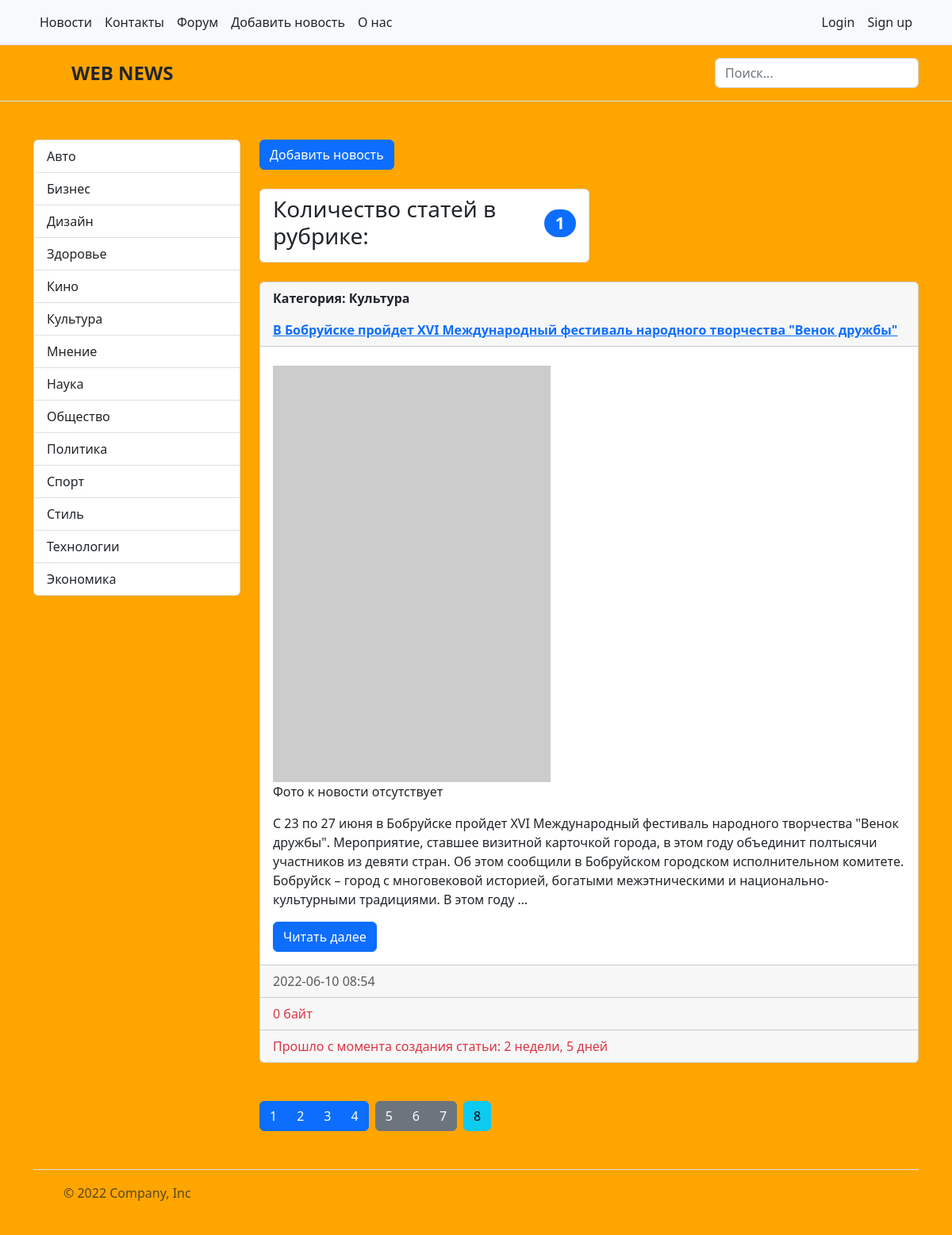
Page /category/1/ on the committed database.
### news/models.py (models this page shows, shortened)
class Category(models.Model):
    title = models.CharField(max_length=150, db_index=True, verbose_name='Наименование категории')
    def get_absolute_url(self):                                     #  монтирует кнопку в админке в "категории" (внутри) "смотреть на сайте"
        return reverse('category', kwargs={'category_id': self.pk})
    def __str__(self):
        return self.title
    class Meta:
        verbose_name = 'Категория'            #   при редактировании новости вверху отображается "изменить НОВОСТЬ"
        verbose_name_plural = 'Категории'
        ordering = ['title']

class News(models.Model):
    title = models.CharField(max_length=150, verbose_name='Наименование')
    content = models.TextField(blank=True, verbose_name='Контент')      #   атрибут "blank=True" -> поле необязательное для заполнения. Атрибут необязательный
    created_at = models.DateTimeField(auto_now_add=True, verbose_name='Дата публикации')   #   атрибут "auto_now_add=True" создает дату и впемя только раз. При обновлении записи, время не поменяется
    update_at = models.DateTimeField(auto_now=True, verbose_name='Обновлено')         #   дата и время обновляются при корректировке новости
    photo = models.ImageField(upload_to='photos/%Y/%m/%d/', verbose_name='Фото', blank=True) #   разбивает загружаемые изображения по папкам и датам (каждый день)
    sign_of_publication = models.BooleanField(default=True, verbose_name='Признак публикации')
    category = models.ForeignKey('Category', on_delete=models.PROTECT, verbose_name='Категория')  #   Новость защищена от удаления
    def get_absolute_url(self):
        return reverse('view_news', kwargs={'news_id': self.pk})
    class Meta:
        verbose_name = 'Новость'            #   при редактировании новости вверху отображается "изменить НОВОСТЬ"
        verbose_name_plural = 'Новости'
        ordering = ['-created_at']

### news/views.py (the view)
# urls.py: path('category/<int:category_id>/', get_category, name='category'),     #   http://127.0.0.1:8000/category
def get_category(request, category_id):
    news = News.objects.filter(category_id=category_id)                 #   "category_id" - поле в БД -> таблица "News"
    category = Category.objects.get(pk=category_id)
    return render(request, 'news/category.html',
                                                    {
                                                        'title': 'Категории',
                                                        'list_news': news,
                                                        'category': category
                                                    })

### news/templatetags/news_tags.py (called while the page is built)
@register.inclusion_tag('news/list_categories.html')
def show_categories(arg1='Hello', arg2='World'):
    categories = Category.objects.all()
    return {'categories': categories, 'arg1': arg1, 'arg2': arg2}          #   передаем ключ словаря "categories" в шаблон "list_categories"

### news/templates/news/category.html (shortened to what this page needs)
<!DOCTYPE html>
{% extends 'base.html' %}
    {% block sidebar %}
        {% include 'inc/_sidebar.html' %}
    {% endblock %}
    {% block content %}
        <div class="col-9" xmlns="http://www.w3.org/1999/html">
            <div class="col">
                <div class="d-grid gap-2 d-md-block">
                    <a href="{% url 'add_news' %}" class="btn btn-primary">Добавить новость</a>
                </div>
            </div>
            <br>
            <div class="bd-example">
                <div class="col-6">
                    <ul class="list-group">
                        <li class="list-group-item d-flex justify-content-between align-items-center">
                            <h3>Количество статей в рубрике:</h3>
                            <h3><span class="badge bg-primary rounded-pill">{{ list_news.count }}</span></h3>
                        </li>
                    </ul>
                </div>
            </div>
            <br>
            {% if list_news %}
            {% for elem in list_news %}
                <div class="card">
                    <strong class="d-inline-block mb-2 text-dark">
                         <div class="card-header">
                             <p>Категория: {{ elem.category }}</p>
                             <a href="{{ elem.get_absolute_url }}">{{ elem.title }}</a>
                         </div>
                    </strong>
                    <div class="card-body">
                        {% if elem.photo %}
                            <img src="{{ elem.photo.url }}" class="img-fluid" alt="photo">
                        {% else %}
                            <img src="https://picsum.photos/200/300" alt="" width="350">
                            <p>Фото к новости отсутствует</p>
                        {% endif %}
                        <p class="card-text">{{ elem.content | linebreaks | truncatewords:50 }}</p>
                        <a href="{{ elem.get_absolute_url }}" class="btn btn-primary">Читать далее</a>
                    </div>
                    <div class="card-footer text-muted">{{ elem.created_at|date:"Y-m-d H:i" }}</div>
                    <div class="card-footer text-danger">{{ elem | filesizeformat }}</div>
                    <div class="card-footer text-danger">Прошло с момента создания статьи: {{ elem.created_at | timesince }}</div>
                </div>
                <br>
            {% endfor %}
            {% else %}
                <h2>В данной рубрике нет новостей</h2>
            {% endif %}
            <br>
            <div class="btn-toolbar" role="toolbar" aria-label="Toolbar with button groups">
                <div class="btn-group me-2" role="group" aria-label="First group">
                    <button type="button" class="btn btn-primary">1</button>
                    <button type="button" class="btn btn-primary">2</button>
                    <button type="button" class="btn btn-primary">3</button>
                    <button type="button" class="btn btn-primary">4</button>
                </div>
                <div class="btn-group me-2" role="group" aria-label="Second group">
                    <button type="button" class="btn btn-secondary">5</button>
                    <button type="button" class="btn btn-secondary">6</button>
                    <button type="button" class="btn btn-secondary">7</button>
                </div>
                <div class="btn-group" role="group" aria-label="Third group">
                    <button type="button" class="btn btn-info">8</button>
                </div>
            </div>
            <br>
        </div>
    {% endblock %}

### news/templates/news/list_categories.html (shortened to what this page needs)
<div class="col-3">
    <div class="list-group">
        {% for elem in categories %}
            <a href="{{ elem.get_absolute_url }}" class="list-group-item list-group-item-action">{{ elem.title }}</a>
        {% endfor %}
    </div>
</div>

### mysite/static/css/style.css (style rules this page uses)
body { background-color: orange; }

### rows in the picture
Category: title "Авто"
Category: title "Бизнес"
Category: title "Дизайн"
Category: title "Здоровье"
Category: title "Кино"
Category: title "Культура"
Category: title "Мнение"
Category: title "Наука"
Category: title "Общество"
Category: title "Политика"
Category: title "Спорт"
Category: title "Стиль"
Category: title "Технологии"
Category: title "Экономика"
News: category "Культура", title "В Бобруйске пройдет XVI Международный фестиваль народного творчества \"Венок дружбы\"", content "С 23 по 27 июня в Бобруйске пройдет XVI Международный фестиваль народного творчества \"Венок дружбы\". Мероприятие, ставшее визитной карточкой города, в этом году объединит полтысячи участников из девяти стран. Об этом сообщили в Бобруйском городском исполнительном комитете. Бобруйск – город с многовековой историей, богатыми межэтническими и национально-культурными традициями. В этом году …", created_at "2022-06-10 08:54", elem "0 байт", created_at "2 недели, 5 дней"

### other values in the picture
{{ list_news.count }} "1"
